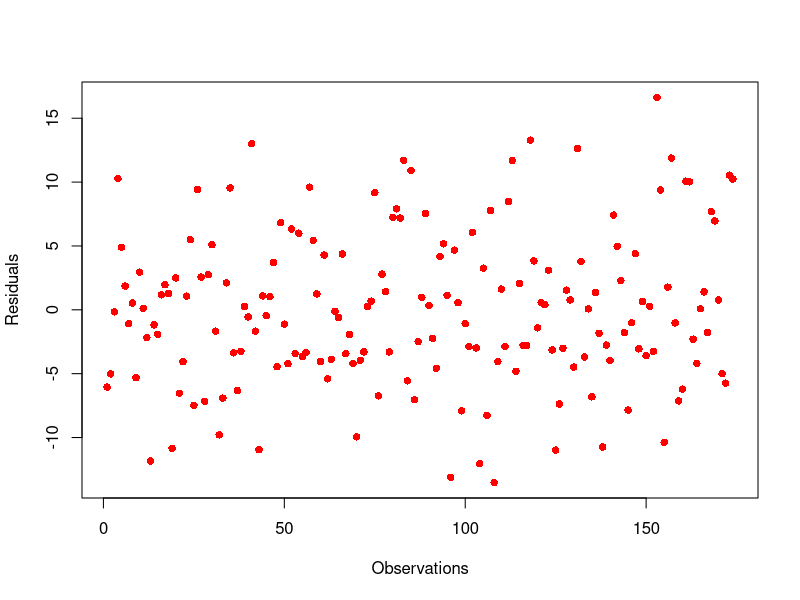
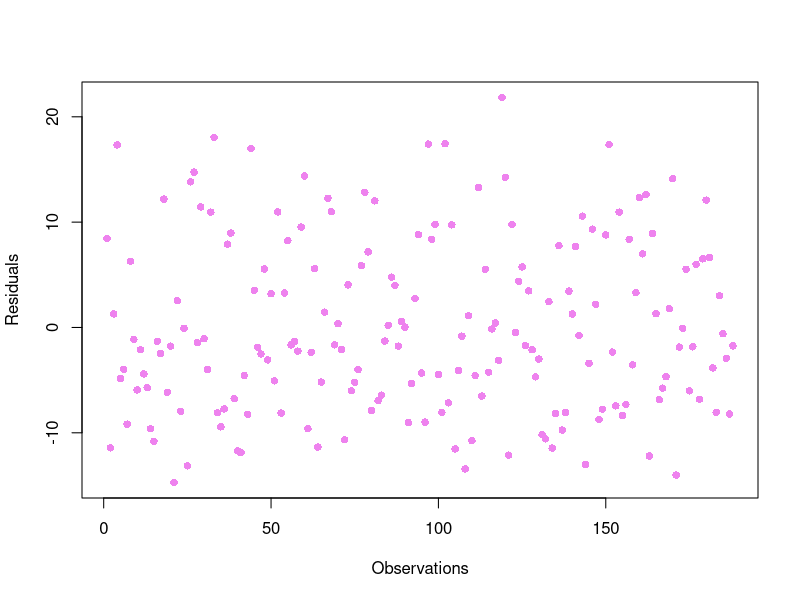
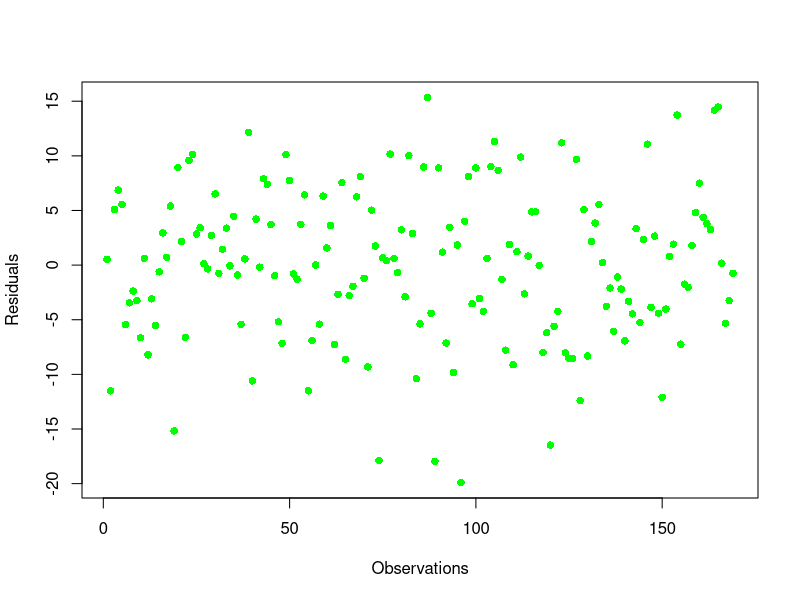
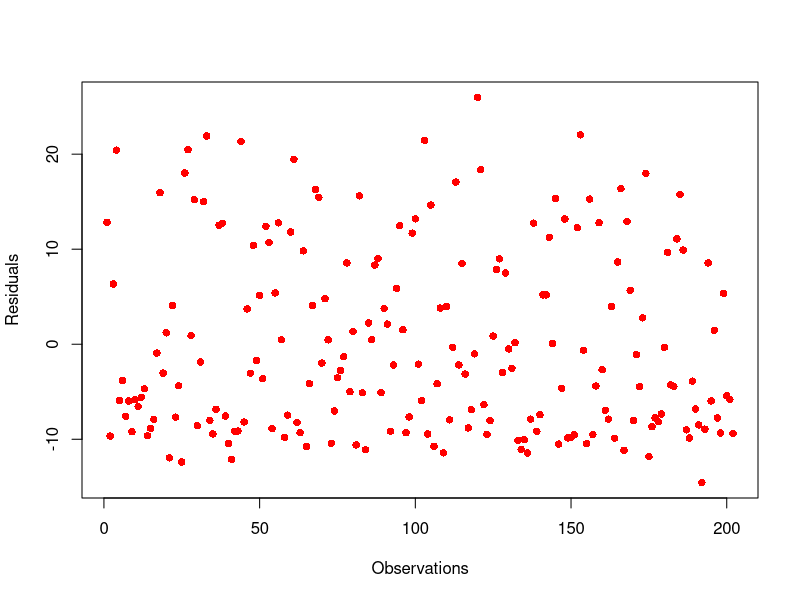
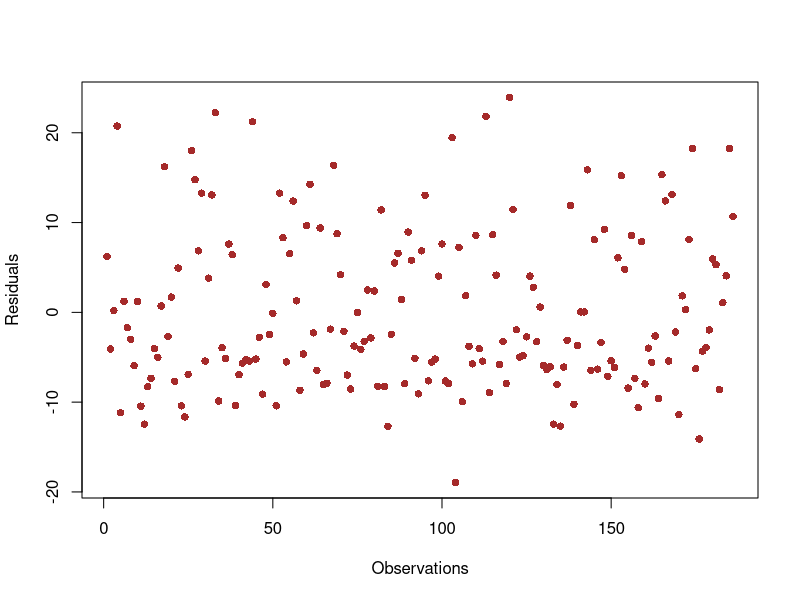
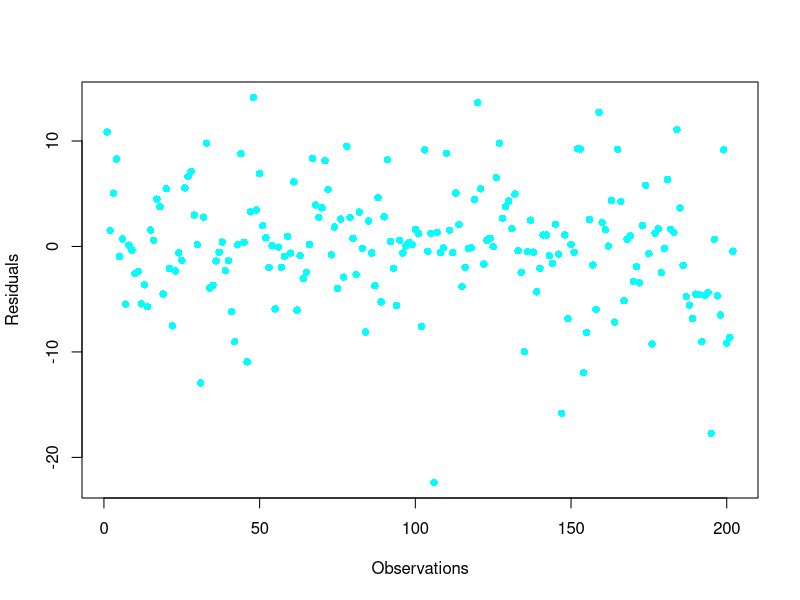
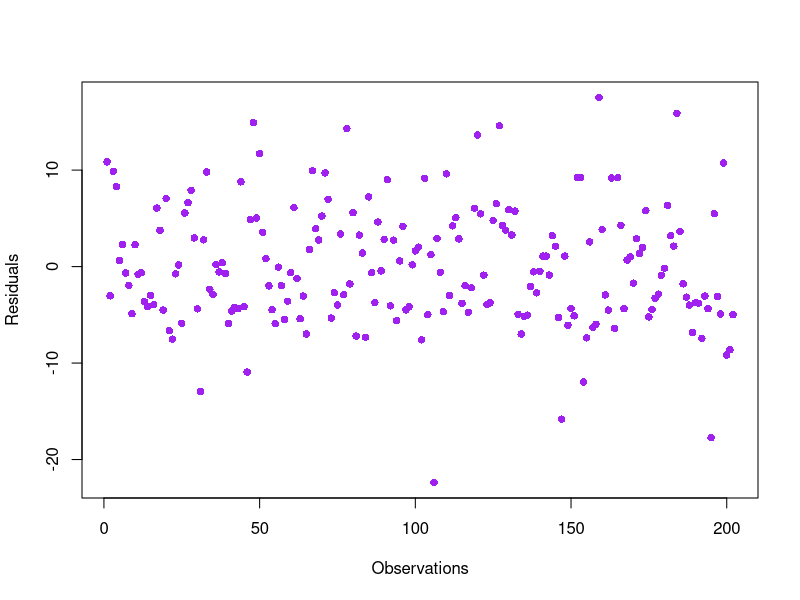
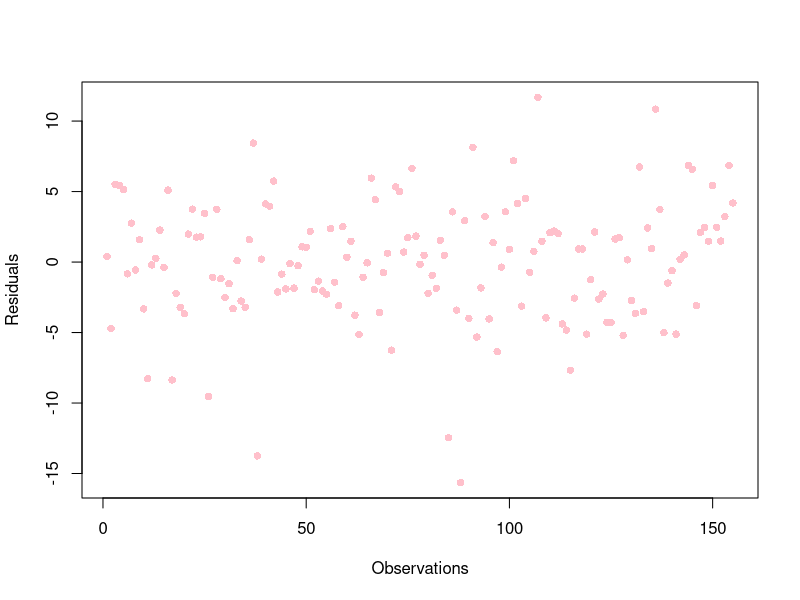

Write R code to recreate these figures, in order.
## ---- chunk 1
library(tidyverse) 
data <- read.csv("world_clean.csv")
## ---- chunk 2
# fit the model
lm_birth_rate_predicted_by_years_in_school <- 
  lm(crude_birth_rate_perK ~  years_in_school , data = data) 
# get the coefficient table
summary(lm_birth_rate_predicted_by_years_in_school)$coeff
# make a residual plot
plot(lm_birth_rate_predicted_by_years_in_school$residuals, 
     pch = 16, col = "red", xlab = "Observations", ylab = "Residuals")
## ---- chunk 3
# fit the model
lm_birth_rate_predicted_by_gdp <- 
  lm(crude_birth_rate_perK ~  gdp , data = data) 
# get the coefficient table
summary(lm_birth_rate_predicted_by_gdp)$coeff
# make a residual plot
plot(lm_birth_rate_predicted_by_gdp$residuals, 
     pch = 16, col = "violet", xlab = "Observations", ylab = "Residuals")
## ---- chunk 4
# fit the model
lm_birth_rate_predicted_by_any_method <- 
  lm(crude_birth_rate_perK ~  any_method , data = data) 
# get the coefficient table
summary(lm_birth_rate_predicted_by_any_method)$coeff
# make a residual plot
plot(lm_birth_rate_predicted_by_any_method$residuals, 
     pch = 16, col = "green", xlab = "Observations", ylab = "Residuals")
## ---- chunk 5
# fit the model
lm_birth_rate_predicted_by_mean_age_of_childbearing <-
  lm(crude_birth_rate_perK ~  mean_age_of_childbearing , data = data) 
# get the coefficient table
summary(lm_birth_rate_predicted_by_mean_age_of_childbearing)$coeff
# make a residual plot
plot(lm_birth_rate_predicted_by_mean_age_of_childbearing$residuals, 
     pch = 16, col = "red", xlab = "Observations", ylab = "Residuals")
## ---- chunk 6
# fit the model
lm_birth_rate_predicted_by_score <- lm(crude_birth_rate_perK ~  score , data = data) 
# get the coefficient table
summary(lm_birth_rate_predicted_by_score)$coeff
# make a residual plot
plot(lm_birth_rate_predicted_by_score$residuals, 
     pch = 16, col = "brown", xlab = "Observations", ylab = "Residuals")
## ---- chunk 7
# fit the model
lm_birth_rate_predicted_by_regionL <- lm(crude_birth_rate_perK ~  region_l , data = data) 
# get the coefficient table
summary(lm_birth_rate_predicted_by_regionL)$coeff
# make a residual plot
plot(lm_birth_rate_predicted_by_regionL$residuals, 
     pch = 16, col = "cyan", xlab = "Observations", ylab = "Residuals")
## ---- chunk 8
# fit the model
lm_birth_rate_predicted_by_regionL <- 
  lm(crude_birth_rate_perK ~  r_Subsaharan_Africa + r_OtherOceania + r_CS.Asia , data = data) 
# get the coefficient table
summary(lm_birth_rate_predicted_by_regionL)$coeff
# make a residual plot
plot(lm_birth_rate_predicted_by_regionL$residuals, 
     pch = 16, col = "purple", xlab = "Observations", ylab = "Residuals")
## ---- chunk 9
# select the variable we need
linear_model_variables <- data %>% 
  select(mean_age_of_childbearing, any_method, gdp, years_in_school, score)
# write a function to deal with NAs
NA2mean <- function(x) replace(x, is.na(x), mean(x, na.rm = TRUE))
# apply the function to the data frame
replaced_nulls <- replace(linear_model_variables, TRUE, 
                          lapply(linear_model_variables, NA2mean))
# get the correlation matrix
cor(replaced_nulls)
## ---- chunk 10
# fit the model
lm_birth_rate_all_features <- 
  lm(crude_birth_rate_perK ~ r_Subsaharan_Africa+ r_OtherOceania  + r_CS.Asia +
       mean_age_of_childbearing + any_method + gdp + years_in_school + score, 
     data = data) 
# get the coefficient table
summary(lm_birth_rate_all_features)$coeff
# make a residual plot
plot(lm_birth_rate_all_features$residuals, pch = 16, col = "pink",
     xlab = "Observations", ylab = "Residuals")
## ---- chunk 11
# fit the model
lm_infant_mortality_predicted_by_years_in_school <- 
  lm(infant_mortality ~  years_in_school , data = data) 
# get the coefficient table
summary(lm_infant_mortality_predicted_by_years_in_school)$coeff
# make a residual plot
plot(lm_infant_mortality_predicted_by_years_in_school$residuals, 
     pch = 16, col = "red", xlab = "Observations", ylab = "Residuals")
## ---- chunk 12
# fit the model
lm_infant_mortality_predicted_by_gdp <- 
  lm(infant_mortality ~  gdp , data = data) 
# get the coefficient table
summary(lm_infant_mortality_predicted_by_gdp)$coeff 
# make a residual plot
plot(lm_infant_mortality_predicted_by_gdp$residuals, 
     pch = 16, col = "violet", xlab = "Observations", ylab = "Residuals")
## ---- chunk 13
# fit the model
lm_infant_mortality_predicted_by_any_method <- 
  lm(infant_mortality ~  any_method , data = data) 
# get the correlation table
summary(lm_infant_mortality_predicted_by_any_method)$coeff
# make a residual plot
plot(lm_infant_mortality_predicted_by_any_method$residuals, 
     pch = 16, col = "green", xlab = "Observations", ylab = "Residuals")
## ---- chunk 14
# fit the model
lm_infant_mortality_predicted_by_mean_age_of_childbearing <- 
  lm(infant_mortality ~  mean_age_of_childbearing , data = data) 
# get the correlation table
summary(lm_infant_mortality_predicted_by_mean_age_of_childbearing)$coeff
# make a residual plot
plot(lm_infant_mortality_predicted_by_mean_age_of_childbearing$residuals, 
     pch = 16, col = "red", xlab = "Observations", ylab = "Residuals")
## ---- chunk 15
# fit the model
lm_infant_mortality_predicted_by_score <- 
  lm(infant_mortality ~  score , data = data) 
# get the correlation table
summary(lm_infant_mortality_predicted_by_score)$coeff
# make a residual plot
plot(lm_infant_mortality_predicted_by_score$residuals, 
     pch = 16, col = "cyan", xlab = "Observations", ylab = "Residuals")
## ---- chunk 16
# fit the model
lm_infant_mortality_predicted_by_regionL <- 
  lm(infant_mortality ~  region_l , data = data) 
# get the correlation table
summary(lm_infant_mortality_predicted_by_regionL)$coeff
# make a residual plot
plot(lm_infant_mortality_predicted_by_regionL$residuals, 
     pch = 16, col = "purple", xlab = "Observations", ylab = "Residuals")
## ---- chunk 17
# fit the model
lm_infant_mortality_predicted_by_regionL <- 
  lm(infant_mortality ~  r_Subsaharan_Africa+ r_OtherOceania  + r_CS.Asia , 
     data = data) 
# get the correlation table
summary(lm_infant_mortality_predicted_by_regionL)$coeff
# make a residual plot
plot(lm_infant_mortality_predicted_by_regionL$residuals, 
     pch = 16, col = "purple", xlab = "Observations", ylab = "Residuals")
## ---- chunk 18
# fit the model
lm_infant_mortality_all_features <- 
  lm(infant_mortality ~ r_Subsaharan_Africa + r_OtherOceania + r_CS.Asia +
       mean_age_of_childbearing + any_method + gdp + years_in_school + score, 
     data = data) 
# get the correlation table
summary(lm_infant_mortality_all_features)$coeff
# make a residual plot
plot(lm_infant_mortality_all_features$residuals, 
     pch = 16, col = "purple", xlab = "Observations", ylab = "Residuals")
## ---- chunk 19
# fit the model
lm_infant_mortality_selected_features_1 <- 
  lm(infant_mortality ~ r_Subsaharan_Africa + r_OtherOceania  + r_CS.Asia +
       mean_age_of_childbearing + any_method + years_in_school + score, 
     data = data) 
# get the correlation table
summary(lm_infant_mortality_selected_features_1)$coeff
# make a residual plot
plot(lm_infant_mortality_selected_features_1$residuals, 
     pch = 16, col = "purple", xlab = "Observations", ylab = "Residuals")
## ---- chunk 20
# fit the model
lm_infant_mortality_selected_features_2 <- 
  lm(infant_mortality ~ r_Subsaharan_Africa +  mean_age_of_childbearing + 
       any_method + years_in_school + score, data = data) 
# get the correlation table
summary(lm_infant_mortality_selected_features_2)$coeff
# make a residual plot
plot(lm_infant_mortality_selected_features_2$residuals, 
     pch = 16, col = "purple", xlab = "Observations", ylab = "Residuals")
## ---- chunk 21
# fit the model
lm_infant_mortality_selected_features_3 <- 
  lm(infant_mortality ~ r_Subsaharan_Africa + mean_age_of_childbearing + 
       any_method + years_in_school, data = data) 
# get the correlation table
summary(lm_infant_mortality_selected_features_3)$coeff
# make a residual plot
plot(lm_infant_mortality_selected_features_3$residuals, 
     pch = 16, col = "purple", xlab = "Observations", ylab = "Residuals")
## ---- chunk 22
sum(is.na(data$HIV_prev))
## ---- chunk 23
data_2 <- data %>% filter(HIV_prev > -1) 
## ---- chunk 24
# fit the model
lm_HIV_prev_predicted_by_years_in_school <- 
  lm(HIV_prev ~ years_in_school, data = data) 
# get the correlation table
summary(lm_HIV_prev_predicted_by_years_in_school)$coeff
# make a residual plot
plot(lm_HIV_prev_predicted_by_years_in_school$residuals, 
     pch = 16, col = "red", xlab = "Observations", ylab = "Residuals")
## ---- chunk 25
# fit the model
lm_HIV_prev_predicted_by_gdp <- lm(HIV_prev ~ gdp , data = data_2) 
# get the correlation table
summary(lm_HIV_prev_predicted_by_gdp)$coeff
# make a residual plot
plot(lm_HIV_prev_predicted_by_gdp$residuals, 
     pch = 16, col = "violet", xlab = "Observations", ylab = "Residuals")
## ---- chunk 26
# fit the model
lm_HIV_prev_predicted_by_any_method <- lm(HIV_prev ~ any_method , data = data_2)
# get the correlation table
summary(lm_HIV_prev_predicted_by_any_method)$coeff
# make a residual plot
plot(lm_HIV_prev_predicted_by_any_method$residuals, 
     pch = 16, col = "green", xlab = "Observations", ylab = "Residuals")
## ---- chunk 27
# fit the model
lm_HIV_prev_predicted_by_barrier <- lm(HIV_prev ~ barrier , data = data_2) 
# get the correlation table
summary(lm_HIV_prev_predicted_by_barrier)$coeff
# make a residual plot
plot(lm_HIV_prev_predicted_by_barrier$residuals, 
     pch = 16, col = "red", xlab = "Observations", ylab = "Residuals")
## ---- chunk 28
# fit the model
lm_HIV_prev_predicted_by_score <- lm(HIV_prev ~ score, data = data_2) 
# get the correlation table
summary(lm_HIV_prev_predicted_by_score)$coeff
# make a residual plot
plot(lm_HIV_prev_predicted_by_score$residuals, 
     pch = 16, col = "purple", xlab = "Observations", ylab = "Residuals")
## ---- chunk 29
# fit the model
lm_HIV_prev_predicted_by_regionL <- lm(HIV_prev ~ region_l , data = data_2) 
# get the correlation table
summary(lm_HIV_prev_predicted_by_regionL)$coeff
# make a residual plot
plot(lm_HIV_prev_predicted_by_regionL$residuals, 
     pch = 16, col = "cyan", xlab = "Observations", ylab = "Residuals")
## ---- chunk 30
# fit the model
lm_HIV_prev_all_features <- lm(HIV_prev ~ barrier + any_method + gdp +
                                 years_in_school + score, data = data) 
# get the correlation table
summary(lm_HIV_prev_all_features)$coeff
# make a residual plot
plot(lm_HIV_prev_all_features$residuals, 
     pch = 16, col = "purple", xlab = "Observations", ylab = "Residuals")
## ---- chunk 31
# fit the model
lm_HIV_prev_all_features <- lm(HIV_prev ~ barrier + gdp + years_in_school, data = data) 
# get the correlation table
summary(lm_HIV_prev_all_features)$coeff
# make a residual plot
plot(lm_HIV_prev_all_features$residuals, 
     pch = 16, col = "purple", xlab = "Observations", ylab = "Residuals")
## ---- chunk 32
# fit the model
lm_HIV_prev_all_features <- lm(HIV_prev ~ barrier + gdp, data = data) 
# get the correlation table
summary(lm_HIV_prev_all_features)$coeff
# make a residual plot
plot(lm_HIV_prev_all_features$residuals, 
     pch = 16, col = "purple", xlab = "Observations", ylab = "Residuals")
